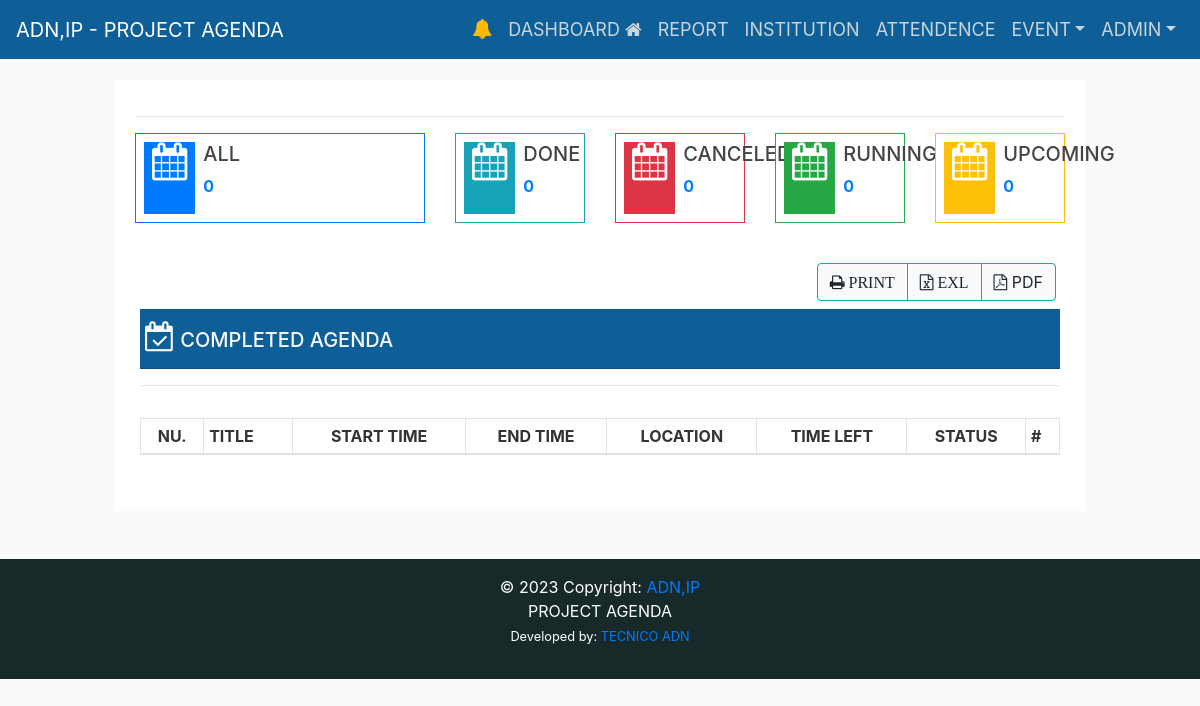
The page /completed-agenda/ (signed in) on the database as committed earlier.
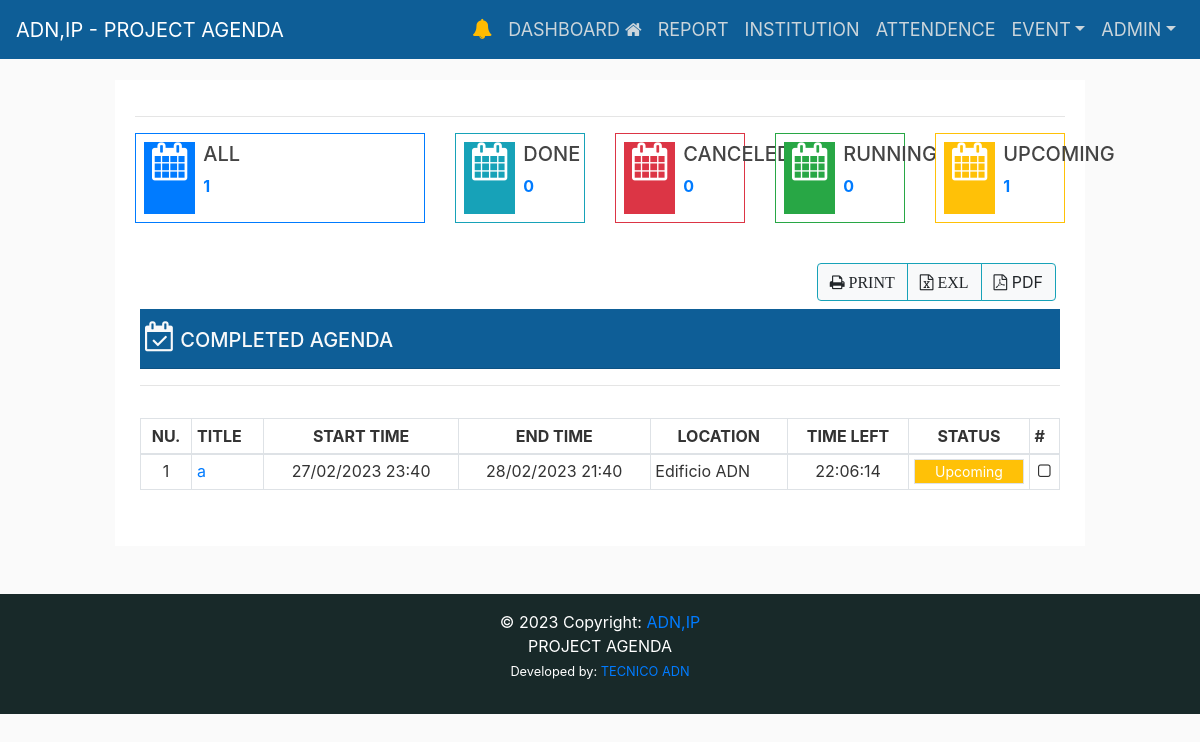
The same page on the database as committed later.
### eventapps/event/models.py (models this page shows, shortened)
class Agenda(models.Model):
    user = models.ForeignKey(
        User, on_delete=models.CASCADE, related_name="agenda")
    title = models.CharField(
        max_length=255, unique=True, verbose_name='Agenda')
    title_slug = models.SlugField(
        max_length=255, null=False, unique=True, verbose_name='Title-Slug')
    catagenda = models.ForeignKey(
        CatAgenda, on_delete=models.CASCADE, related_name="agenda", verbose_name="Category Agenda")
    institution = models.ForeignKey(
        Institution, on_delete=models.CASCADE, related_name="agenda", verbose_name="Institution")
    start_time = models.DateTimeField()
    end_time = models.DateTimeField()
    location = models.CharField(max_length=255, null=False, blank=True)
    observation = models.TextField(null=False, blank=True)
    is_cancel = models.BooleanField(default=False)
    is_active = models.BooleanField(default=True)
    STATUS = (
        ('Pending', 'Pending'),
        ('Read', 'Read'),
    )
    status = models.CharField(max_length=20, choices=STATUS)
    created_at = models.DateTimeField(auto_now_add=True)
    updated_at = models.DateTimeField(auto_now=True)
    class Meta:
        verbose_name_plural = ("Agenda")
        ordering = ('-start_time', )

### eventapps/event/views.py (the view)
# urls.py: path('completed-agenda/', views.completedAgenda_list,
@login_required(login_url="/login/")
def completedAgenda_list(request):
    context = {
    }
    return render(request, 'event/completed_agenda.html', context)

### eventapps/templates/event/completed_agenda.html (shortened to what the changed rows need)
{% extends "layouts/base.html" %}
{% load static %}
{% load mathfilters %}
{% block content %}
<div class="row d-flex justify-content-center ">
  <div class="col-sm-12">
    <div class="border-info shadow-lg bg-white">
      <div class="card-body">
        <div class="row">
          <div class="col-md-6 col-lg-4">
            <div class="widget-small border border-primary d-flex justify-content-left p-2">
              <div class="pl-2">
                <a href="{%url 'completedAgenda_list' %}">
                  <p><b>{{ agenda_count }}</b></p>
                </a>
              </div>
            </div>
          </div>
          <div class="col-md-6 col-lg-2">
            <div class="widget-small border border-warning d-flex justify-content-left p-2">
              <div class="pl-2">
                <a href="{%url 'upcomingAgenda_list' %}">
                  <p><b>{{ upcoming_agenda_count }}</b></p>
                </a>
              </div>
            </div>
          </div>
          <div class="col-md-12 pt-3">
            <div class="row">
              <div class="card-body">
                <section id='no-more-tables' class="pt-3">
                  <table class="table table-bordered table-sm" id="example" width="100%" cellspacing="0">
                    <thead>
                      <tr>
                        <th class="text-center">NU.</th>
                        <th>TITLE</th>
                        <th class="text-center">START TIME</th>
                        <th class="text-center">END TIME</th>
                        <th class="text-center">LOCATION</th>
                        <th class="text-center">TIME LEFT</th>
                        <th class="text-center">STATUS</th>
                        <th>#</th>
                      </tr>
                    </thead>
                    <tbody>
                      {% for obj in agenda_list_home %}
                      {% if obj.is_cancel == False %}
                      <tr>
                        <td class="text-center">{{ forloop.counter }}</td>
                        {% if obj.start_time > current_datetime %}
                        <td data-title="Title">
                          <a href="{% url 'upcomingAgenda_list_detail' title_slug=obj.title_slug %}"
                            class="float-left">{{obj.title }}</a>
                        </td>
                        <td style="text-align:center;">{{obj.start_time|date:"d/m/Y G:i" }}
                        </td>
                        <td style="text-align:center;">{{ obj.end_time|date:"d/m/Y G:i" }}</td>
                        <td>{{ obj.location }} </td>
                        {% with res=obj.start_time|sub:current_datetime %}
                        <td class='text-center'> {{res}}
                          {% endwith %}
                        </td>
                        <td><button style="font-size:14px;" class="bg-warning text-white border w-100">Upcoming</button>
                        </td>
                        <td class="text-center"><i class="fa fa-square-o"></i></td>
                            {% endif %}
                            {% endif %}
                      </tr>
                      {% endfor %}
                    </tbody>
                  </table>
                </section>
              </div>
            </div>
          </div>
        </div>
      </div>
    </div>
  </div>
  {% endblock %}

Rows that differ between the two databases and show on the page:
added Agenda: title "a", start_time "27/02/2023 23:40", end_time "28/02/2023 21:40", location "Edificio ADN", obj "22:06:14"
Other text that changed with them:
{{ agenda_count }}: "0" → "1"
{{ upcoming_agenda_count }}: "0" → "1"
